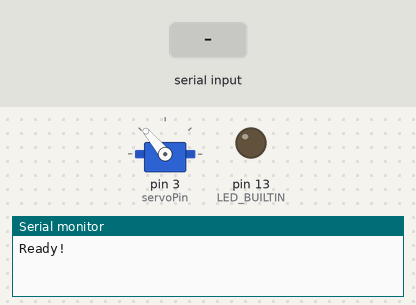
A sketch run on a simulated Arduino Uno, built with avr-gcc and run on an emulated ATmega328P. Shown: servo, output pins drawn as LEDs (lit = HIGH), the last lines printed to the serial monitor. The test bench sets the inputs (shaded band).

Above: at 1.2 s.
1.3 s: "On" received over Serial
At 2.6 s:
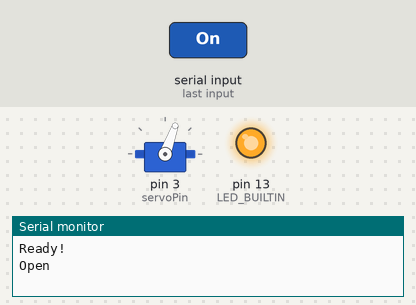
2.9 s: "Off" received over Serial
At 3.9 s:
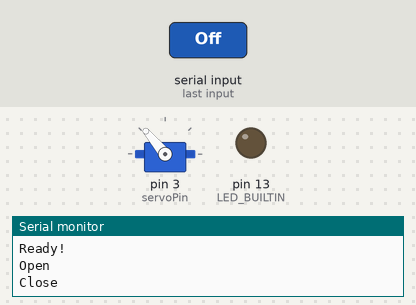
4.4 s: "on" received over Serial
At 5.1 s:
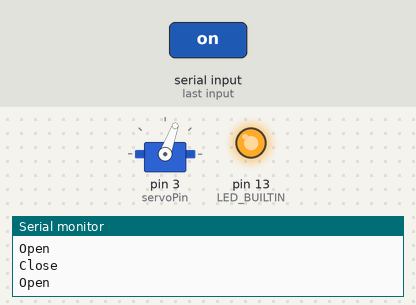
5.9 s: "off" received over Serial
At 7.4 s:
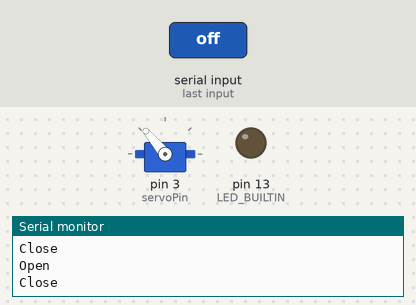
Timing chart, 0 to 8.4 s (numbered marks = the images above; inputs shaded):
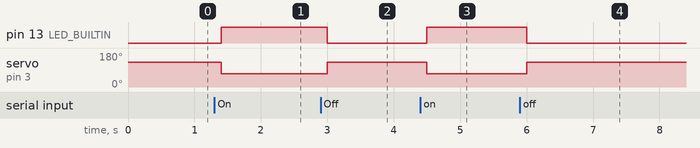

The sketch:

servo_hokuyo.ino
```cpp
#define servoPin    3
#define openValue   70
#define closeValue  130

#include <Servo.h>

Servo myservo;

unsigned long timer = 0;
const int delay_timer = 100;
int currentValue = 0;
bool state = false;
int steps = 0;

void setup() {
  myservo.attach(servoPin);
  currentValue = closeValue;
  myservo.write(closeValue);

  pinMode(LED_BUILTIN, OUTPUT);

  Serial.begin(115200);
  Serial.setTimeout(100);
  Serial.println("Ready!");

  timer = millis();
}

void loop() {

  if (millis() - timer > 100) {
    timer = millis();
    //Serial.println("Ok");
  }

  if (Serial.available()) {
    String command = Serial.readString();
    command.trim(); //remove \r\n
    if (command == "On" || command == "on") {
      digitalWrite(LED_BUILTIN, HIGH);
      //if (!state) smoothServo(openValue, 10);
      if (!state) myservo.write(openValue);
      Serial.println("Open");
      state = true;
    }
    if (command == "Off" || command == "off") {
      digitalWrite(LED_BUILTIN, LOW);
      //if (state) smoothServo(closeValue, 10);
      if (state) myservo.write(closeValue);
      Serial.println("Close");
      state = false;
    }
  }
}

void smoothServo(int goal, int delayTime)
{
  if (goal != currentValue) {
    int current = 0;
    int steps = 10;
    for (int i = 0; i < steps + 1; i++) {
      current = map(i, 0, steps, currentValue, goal);
      Serial.println(current);
      myservo.write(current);
      delay(delayTime);
    }
    currentValue = current;
  }
}
```

Measured:
- after the input at 1.3 s, pin 13 (LED_BUILTIN): LOW → HIGH after 0.10 s; servo on pin 3 (servoPin): 130° → 70° after 0.10 s
- after the input at 2.9 s, pin 13 (LED_BUILTIN): HIGH → LOW after 0.10 s; servo on pin 3 (servoPin): 70° → 130° after 0.10 s
- after the input at 4.4 s, pin 13 (LED_BUILTIN): LOW → HIGH after 0.10 s; servo on pin 3 (servoPin): 130° → 70° after 0.10 s
- after the input at 5.9 s, pin 13 (LED_BUILTIN): HIGH → LOW after 0.10 s; servo on pin 3 (servoPin): 70° → 130° after 0.10 s
